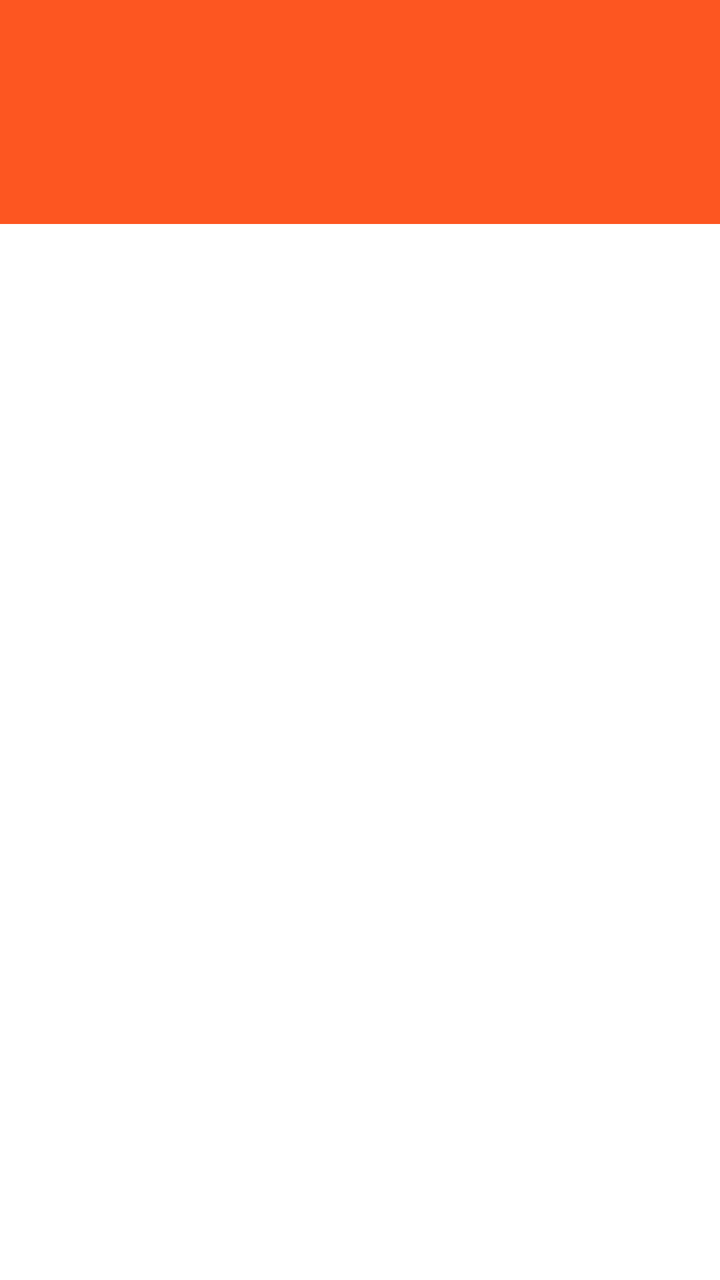
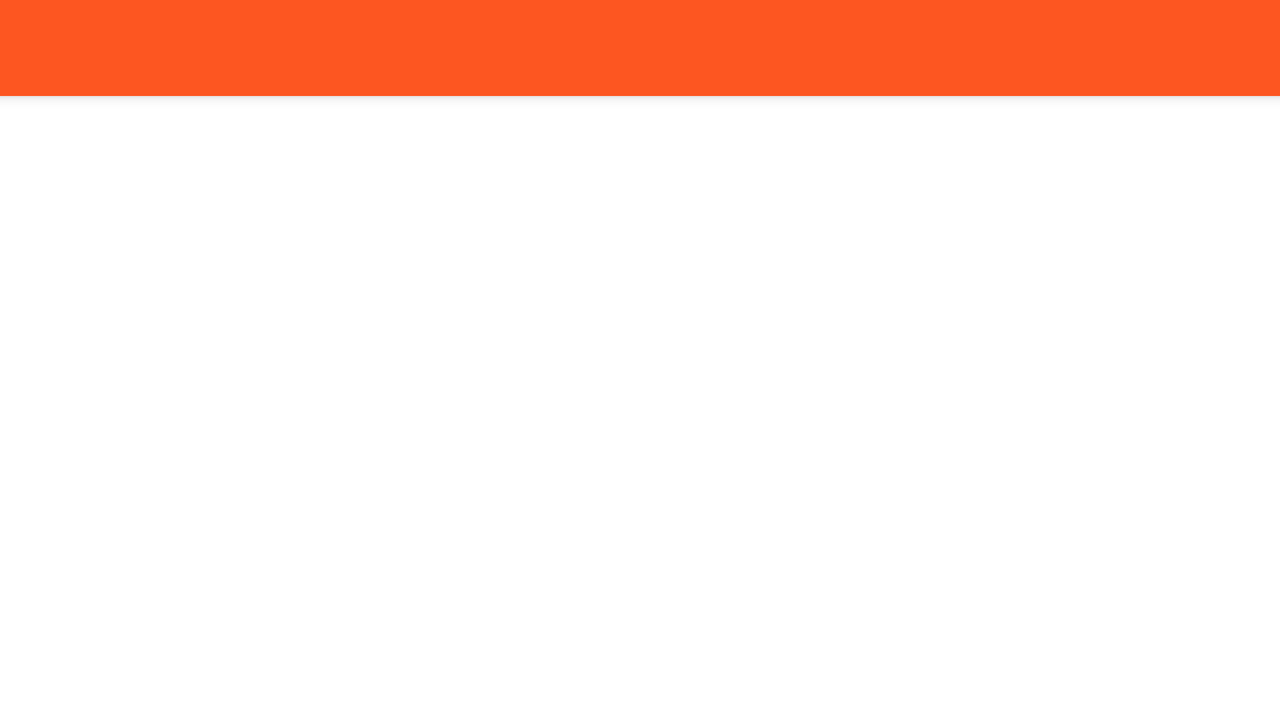

The same Android screen from two of the app's own layout files: first res/layout/ as a phone draws it, then the repository's variant for another configuration, drawn on a device whose configuration selects that folder. Both files follow.
<!-- AndroidManifest.xml: application theme AppTheme -->
<!-- res/layout/activity_article_list.xml -->
<android.support.design.widget.CoordinatorLayout xmlns:android="http://schemas.android.com/apk/res/android"
    xmlns:app="http://schemas.android.com/apk/res-auto"
    xmlns:tools="http://schemas.android.com/tools"
    android:layout_width="match_parent"
    android:layout_height="match_parent"
    android:background="@color/white">


   <android.support.design.widget.AppBarLayout
       android:layout_width="match_parent"
       android:layout_height="@dimen/tall_toolbar_height"
       android:background="@color/colorPrimary"
       android:fitsSystemWindows="true"
       android:elevation="4dp"
       tools:targetApi="lollipop">

        <android.support.design.widget.CollapsingToolbarLayout
            android:layout_width="match_parent"
            android:layout_height="match_parent"
            app:contentScrim="?attr/colorPrimary"
            app:layout_scrollFlags="scroll|exitUntilCollapsed">

            <android.support.v7.widget.Toolbar
                android:layout_width="match_parent"
                android:layout_height="?actionBarSize"
                android:layout_gravity="bottom"
                app:layout_collapseMode="pin"
                >

                <android.support.constraint.ConstraintLayout
                    android:layout_width="match_parent"
                    android:layout_height="match_parent">

                    <ImageView
                        android:layout_width="wrap_content"
                        android:layout_height="0dp"
                        android:contentDescription="@string/app_name"
                        android:src="@drawable/logo"
                        app:layout_constraintBottom_toBottomOf="parent"
                        app:layout_constraintStart_toStartOf="parent"
                        app:layout_constraintTop_toTopOf="parent" />

                    <ImageView
                        android:id="@+id/loading_image"
                        android:layout_width="wrap_content"
                        android:layout_height="0dp"
                        android:layout_marginBottom="8dp"
                        android:layout_marginEnd="16dp"
                        android:layout_marginTop="8dp"
                        android:adjustViewBounds="true"
                        android:contentDescription="@string/refresh"
                        android:cropToPadding="false"
                        android:src="@drawable/ic_refresh_24dp"
                        app:layout_constraintBottom_toBottomOf="parent"
                        app:layout_constraintEnd_toEndOf="parent"
                        app:layout_constraintTop_toTopOf="parent" />

                </android.support.constraint.ConstraintLayout>

            </android.support.v7.widget.Toolbar>

        </android.support.design.widget.CollapsingToolbarLayout>

    </android.support.design.widget.AppBarLayout>

            <android.support.v7.widget.RecyclerView
                android:id="@+id/recycler_view"
                android:layout_width="match_parent"
                android:layout_height="wrap_content"
                android:paddingLeft="@dimen/list_side_margin"
                android:paddingRight="@dimen/list_side_margin"
                android:paddingTop="@dimen/list_side_margin"
                app:layout_behavior="@string/appbar_scrolling_view_behavior"
                />


    <ProgressBar
        android:layout_width="wrap_content"
        android:layout_height="wrap_content"
        android:layout_gravity="center"
        android:id="@+id/progressBar"
        android:elevation="10dp"
        android:visibility="invisible"
        tools:targetApi="lollipop" />

</android.support.design.widget.CoordinatorLayout>
<!-- resources referenced by this layout -->
<resources>
  <color name="colorPrimary">#fd5621</color>
  <color name="white">#ffffff</color>
  <dimen name="list_side_margin">4dp</dimen>
  <dimen name="tall_toolbar_height">112dp</dimen>
  <string name="app_name">XYZ Reader</string>
  <string name="refresh">Refresh</string>
  <style name="AppTheme" parent="@style/Theme.AppCompat.NoActionBar">
          <item name="colorPrimary">@color/colorPrimary</item>
          <item name="colorPrimaryDark">@color/deep_orange_900</item>
          <item name="colorAccent">@color/purple_300</item>
          <item name="android:textColor">@color/gray_700</item>
          <item name="android:lineSpacingExtra">4dp</item>
          <item name="android:textSize">16sp</item>
      </style>
  <color name="deep_orange_900">#bf360c</color>
  <color name="purple_300">#ba68c8</color>
  <color name="gray_700">#616161</color>
</resources>
<!-- res/layout-land/activity_article_list.xml (the repository's variant of the layout above) -->
<!-- drawn on the phone turned sideways -->
<android.support.design.widget.CoordinatorLayout xmlns:android="http://schemas.android.com/apk/res/android"
    xmlns:app="http://schemas.android.com/apk/res-auto"
    xmlns:tools="http://schemas.android.com/tools"
    android:layout_width="match_parent"
    android:layout_height="match_parent"
    android:orientation="vertical"
    android:background="@color/white">

    <android.support.design.widget.AppBarLayout
        android:layout_width="match_parent"
        android:layout_height="?actionBarSize"
        android:background="@color/colorPrimary"
        android:fitsSystemWindows="true"
        android:elevation="4dp">

            <android.support.v7.widget.Toolbar
                android:layout_width="match_parent"
                android:layout_height="?actionBarSize"
                android:layout_gravity="bottom"
                app:layout_collapseMode="pin">

                <android.support.constraint.ConstraintLayout
                    android:layout_width="match_parent"
                    android:layout_height="match_parent">

                    <ImageView
                        android:layout_width="wrap_content"
                        android:layout_height="0dp"
                        android:contentDescription="@string/app_name"
                        android:src="@drawable/logo"
                        app:layout_constraintBottom_toBottomOf="parent"
                        app:layout_constraintStart_toStartOf="parent"
                        app:layout_constraintTop_toTopOf="parent" />

                    <ImageView
                        android:id="@+id/loading_image"
                        android:layout_width="wrap_content"
                        android:layout_height="0dp"
                        android:layout_marginBottom="8dp"
                        android:layout_marginEnd="16dp"
                        android:layout_marginTop="8dp"
                        android:adjustViewBounds="true"
                        android:contentDescription="Refresh"
                        android:cropToPadding="false"
                        android:src="@drawable/ic_refresh_24dp"
                        app:layout_constraintBottom_toBottomOf="parent"
                        app:layout_constraintEnd_toEndOf="parent"
                        app:layout_constraintTop_toTopOf="parent" />

                </android.support.constraint.ConstraintLayout>




            </android.support.v7.widget.Toolbar>

    </android.support.design.widget.AppBarLayout>


    <android.support.v7.widget.RecyclerView
        android:id="@+id/recycler_view"
        android:layout_width="match_parent"
        android:layout_height="match_parent"
        android:clipToPadding="false"
        android:paddingLeft="@dimen/list_side_margin"
        android:paddingRight="@dimen/list_side_margin"
        android:layout_marginTop="?actionBarSize"
        android:paddingTop="@dimen/list_side_margin"
        android:scrollbarStyle="outsideOverlay" />

    <ProgressBar
        android:id="@+id/progressBar"
        android:layout_width="wrap_content"
        android:layout_height="wrap_content"
        android:layout_gravity="center"
        android:elevation="10dp"
        android:visibility="invisible" />

</android.support.design.widget.CoordinatorLayout>
<!-- resources referenced by the variant -->
<!-- as the phone turned sideways resolves them -->
<resources>
  <color name="colorPrimary">#fd5621</color>
  <color name="white">#ffffff</color>
  <dimen name="list_side_margin">4dp</dimen>
  <string name="app_name">XYZ Reader</string>
  <style name="AppTheme" parent="@style/Theme.AppCompat.NoActionBar">
          <item name="colorPrimary">@color/colorPrimary</item>
          <item name="colorPrimaryDark">@color/deep_orange_900</item>
          <item name="colorAccent">@color/purple_300</item>
          <item name="android:textColor">@color/gray_700</item>
          <item name="android:lineSpacingExtra">4dp</item>
          <item name="android:textSize">16sp</item>
      </style>
  <color name="deep_orange_900">#bf360c</color>
  <color name="purple_300">#ba68c8</color>
  <color name="gray_700">#616161</color>
</resources>
